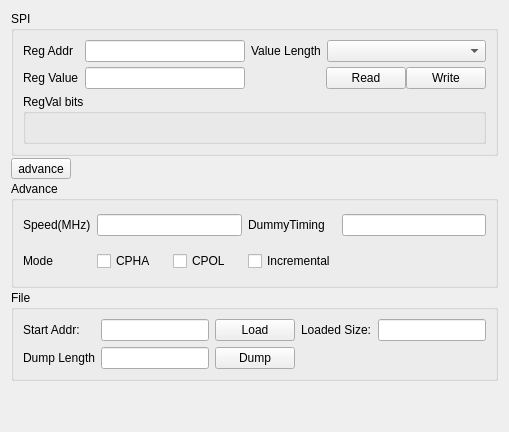
     <widget class="QWidget" name="tab_2">
      <property name="sizePolicy">
       <sizepolicy hsizetype="Preferred" vsizetype="Minimum">
        <horstretch>0</horstretch>
        <verstretch>0</verstretch>
       </sizepolicy>
      </property>
      <attribute name="title">
       <string>SPI Debug</string>
      </attribute>
      <layout class="QGridLayout" name="gridLayout_6">
       <property name="verticalSpacing">
        <number>2</number>
       </property>
       <item row="3" column="0">
        <widget class="QGroupBox" name="spiFileGroup">
         <property name="sizePolicy">
          <sizepolicy hsizetype="Preferred" vsizetype="Minimum">
           <horstretch>0</horstretch>
           <verstretch>0</verstretch>
          </sizepolicy>
         </property>
         <property name="title">
          <string>File</string>
         </property>
         <layout class="QGridLayout" name="gridLayout_9">
          <item row="1" column="0">
           <widget class="QLabel" name="label_13">
            <property name="text">
             <string>Dump Length</string>
            </property>
           </widget>
          </item>
          <item row="0" column="1">
           <widget class="QLineEdit" name="spiFileStartAddrEdit"/>
          </item>
          <item row="1" column="2">
           <widget class="QPushButton" name="spiFileDumpBtn">
            <property name="text">
             <string>Dump</string>
            </property>
           </widget>
          </item>
          <item row="0" column="4">
           <widget class="QLineEdit" name="spiFileLoadedSizeEdit">
            <property name="readOnly">
             <bool>true</bool>
            </property>
           </widget>
          </item>
          <item row="0" column="2">
           <widget class="QPushButton" name="spiFileLoadBtn">
            <property name="text">
             <string>Load</string>
            </property>
           </widget>
          </item>
          <item row="0" column="3">
           <widget class="QLabel" name="label_15">
            <property name="text">
             <string>Loaded Size:</string>
            </property>
           </widget>
          </item>
          <item row="1" column="1">
           <widget class="QLineEdit" name="spiFileDumpLengthEdit"/>
          </item>
          <item row="0" column="0">
           <widget class="QLabel" name="label_11">
            <property name="text">
             <string>Start Addr:</string>
            </property>
           </widget>
          </item>
         </layout>
        </widget>
       </item>
       <item row="0" column="0">
        <widget class="QGroupBox" name="groupBox_2">
         <property name="sizePolicy">
          <sizepolicy hsizetype="Expanding" vsizetype="Minimum">
           <horstretch>0</horstretch>
           <verstretch>0</verstretch>
          </sizepolicy>
         </property>
         <property name="title">
          <string>SPI</string>
         </property>
         <layout class="QGridLayout" name="gridLayout_7">
          <property name="verticalSpacing">
           <number>5</number>
          </property>
          <item row="0" column="2">
           <widget class="QLabel" name="label_10">
            <property name="sizePolicy">
             <sizepolicy hsizetype="Preferred" vsizetype="Minimum">
              <horstretch>0</horstretch>
              <verstretch>0</verstretch>
             </sizepolicy>
            </property>
            <property name="maximumSize">
             <size>
              <width>16777215</width>
              <height>30</height>
             </size>
            </property>
            <property name="text">
             <string>Value Length</string>
            </property>
           </widget>
          </item>
          <item row="0" column="3">
           <widget class="QComboBox" name="SPIValLengthBox">
            <property name="sizePolicy">
             <sizepolicy hsizetype="Expanding" vsizetype="Minimum">
              <horstretch>0</horstretch>
              <verstretch>0</verstretch>
             </sizepolicy>
            </property>
           </widget>
          </item>
          <item row="1" column="2" colspan="2">
           <layout class="QHBoxLayout" name="horizontalLayout_4">
            <property name="topMargin">
             <number>0</number>
            </property>
            <property name="bottomMargin">
             <number>0</number>
            </property>
            <item>
             <spacer name="horizontalSpacer_2">
              <property name="orientation">
               <enum>Qt::Orientation::Horizontal</enum>
              </property>
              <property name="sizeHint" stdset="0">
               <size>
                <width>40</width>
                <height>20</height>
               </size>
              </property>
             </spacer>
            </item>
            <item>
             <widget class="QPushButton" name="SPIReadBtn">
              <property name="sizePolicy">
               <sizepolicy hsizetype="Minimum" vsizetype="Minimum">
                <horstretch>0</horstretch>
                <verstretch>0</verstretch>
               </sizepolicy>
              </property>
              <property name="text">
               <string>Read</string>
              </property>
             </widget>
            </item>
            <item>
             <widget class="QPushButton" name="SPIWriteBtn">
              <property name="sizePolicy">
               <sizepolicy hsizetype="Minimum" vsizetype="Minimum">
                <horstretch>0</horstretch>
                <verstretch>0</verstretch>
               </sizepolicy>
              </property>
              <property name="text">
               <string>Write</string>
              </property>
             </widget>
            </item>
           </layout>
          </item>
          <item row="1" column="1">
           <layout class="QHBoxLayout" name="horizontalLayout_12">
            <item>
             <widget class="QLineEdit" name="SPIRegValueEdit">
              <property name="sizePolicy">
               <sizepolicy hsizetype="Expanding" vsizetype="Minimum">
                <horstretch>0</horstretch>
                <verstretch>0</verstretch>
               </sizepolicy>
              </property>
             </widget>
            </item>
            <item>
             <layout class="QVBoxLayout" name="SPIBtnsLayout2"/>
            </item>
           </layout>
          </item>
          <item row="0" column="1">
           <layout class="QHBoxLayout" name="horizontalLayout_6">
            <item>
             <widget class="QLineEdit" name="SPIRegAddrEdit">
              <property name="sizePolicy">
               <sizepolicy hsizetype="Expanding" vsizetype="Minimum">
                <horstretch>0</horstretch>
                <verstretch>0</verstretch>
               </sizepolicy>
              </property>
             </widget>
            </item>
            <item>
             <layout class="QVBoxLayout" name="SPIBtnsLayout1">
              <property name="spacing">
               <number>0</number>
              </property>
             </layout>
            </item>
           </layout>
          </item>
          <item row="2" column="0" colspan="4">
           <widget class="QGroupBox" name="groupBox_4">
            <property name="sizePolicy">
             <sizepolicy hsizetype="Preferred" vsizetype="Minimum">
              <horstretch>0</horstretch>
              <verstretch>0</verstretch>
             </sizepolicy>
            </property>
            <property name="minimumSize">
             <size>
              <width>0</width>
              <height>50</height>
             </size>
            </property>
            <property name="maximumSize">
             <size>
              <width>16777215</width>
              <height>100</height>
             </size>
            </property>
            <property name="title">
             <string>RegVal bits</string>
            </property>
            <layout class="QVBoxLayout" name="verticalLayout">
             <property name="spacing">
              <number>0</number>
             </property>
             <property name="leftMargin">
              <number>20</number>
             </property>
             <property name="topMargin">
              <number>0</number>
             </property>
             <property name="rightMargin">
              <number>0</number>
             </property>
             <property name="bottomMargin">
              <number>0</number>
             </property>
             <item>
              <layout class="QHBoxLayout" name="bitBoxLayout2">
               <property name="bottomMargin">
                <number>10</number>
               </property>
              </layout>
             </item>
            </layout>
           </widget>
          </item>
          <item row="0" column="0">
           <widget class="QLabel" name="label_7">
            <property name="sizePolicy">
             <sizepolicy hsizetype="Preferred" vsizetype="Minimum">
              <horstretch>0</horstretch>
              <verstretch>0</verstretch>
             </sizepolicy>
            </property>
            <property name="maximumSize">
             <size>
              <width>16777215</width>
              <height>30</height>
             </size>
            </property>
            <property name="text">
             <string>Reg Addr</string>
            </property>
           </widget>
          </item>
          <item row="1" column="0">
           <widget class="QLabel" name="label_8">
            <property name="sizePolicy">
             <sizepolicy hsizetype="Preferred" vsizetype="Minimum">
              <horstretch>0</horstretch>
              <verstretch>0</verstretch>
             </sizepolicy>
            </property>
            <property name="maximumSize">
             <size>
              <width>16777215</width>
              <height>30</height>
             </size>
            </property>
            <property name="text">
             <string>Reg Value</string>
            </property>
           </widget>
          </item>
         </layout>
        </widget>
       </item>
       <item row="1" column="0">
        <widget class="QToolButton" name="advSpiBtn">
         <property name="text">
          <string>advance</string>
         </property>
        </widget>
       </item>
       <item row="2" column="0">
        <widget class="QGroupBox" name="advSpiBox">
         <property name="sizePolicy">
          <sizepolicy hsizetype="Preferred" vsizetype="Minimum">
           <horstretch>0</horstretch>
           <verstretch>0</verstretch>
          </sizepolicy>
         </property>
         <property name="title">
          <string>Advance</string>
         </property>
         <layout class="QGridLayout" name="gridLayout_5">
          <item row="0" column="0">
           <widget class="QLabel" name="label_9">
            <property name="sizePolicy">
             <sizepolicy hsizetype="Preferred" vsizetype="Preferred">
              <horstretch>0</horstretch>
              <verstretch>0</verstretch>
             </sizepolicy>
            </property>
            <property name="minimumSize">
             <size>
              <width>0</width>
              <height>30</height>
             </size>
            </property>
            <property name="text">
             <string>Speed(MHz)</string>
            </property>
           </widget>
          </item>
          <item row="0" column="1">
           <widget class="QLineEdit" name="SPISpeedEdit"/>
          </item>
          <item row="1" column="0">
           <widget class="QLabel" name="label_19">
            <property name="sizePolicy">
             <sizepolicy hsizetype="Preferred" vsizetype="Preferred">
              <horstretch>0</horstretch>
              <verstretch>0</verstretch>
             </sizepolicy>
            </property>
            <property name="minimumSize">
             <size>
              <width>0</width>
              <height>30</height>
             </size>
            </property>
            <property name="text">
             <string>Mode</string>
            </property>
           </widget>
          </item>
          <item row="1" column="1">
           <layout class="QHBoxLayout" name="horizontalLayout_14">
            <item>
             <widget class="QCheckBox" name="spiCphaCheck">
              <property name="text">
               <string>CPHA</string>
              </property>
             </widget>
            </item>
            <item>
             <widget class="QCheckBox" name="spiCpolCheck">
              <property name="text">
               <string>CPOL</string>
              </property>
             </widget>
            </item>
           </layout>
          </item>
          <item row="0" column="3">
           <widget class="QLineEdit" name="timingEdit"/>
          </item>
          <item row="0" column="2">
           <widget class="QLabel" name="label_16">
            <property name="minimumSize">
             <size>
              <width>0</width>
              <height>30</height>
             </size>
            </property>
            <property name="text">
             <string>DummyTiming</string>
            </property>
           </widget>
          </item>
          <item row="1" column="2">
           <widget class="QCheckBox" name="spiIncrementalCheck">
            <property name="text">
             <string>Incremental</string>
            </property>
           </widget>
          </item>
         </layout>
        </widget>
       </item>
       <item row="4" column="0">
        <spacer name="verticalSpacer">
         <property name="orientation">
          <enum>Qt::Orientation::Vertical</enum>
         </property>
         <property name="sizeHint" stdset="0">
          <size>
           <width>20</width>
           <height>40</height>
          </size>
         </property>
        </spacer>
       </item>
      </layout>
     </widget>
